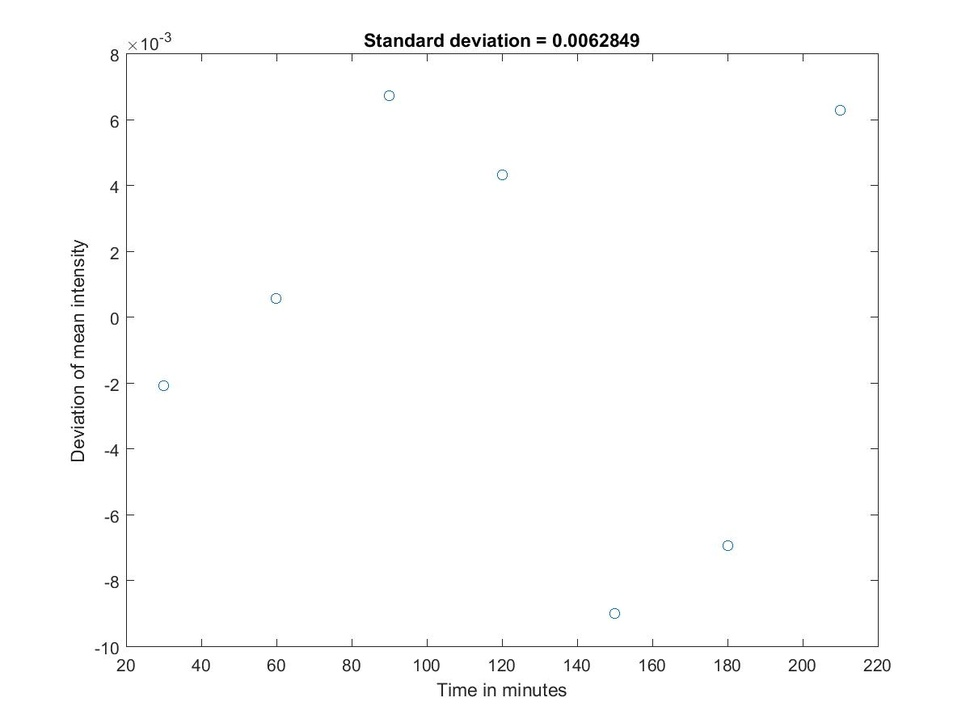
%> input picture 40x-dic-egfp-pc12-ngfxy01c2.tif.jpg, 970 x 727 px, shrunk from 1200 x 900 before the run
$ octave --eval "result = edgeTemp(rgb2gray(imread('40x-dic-egfp-pc12-ngfxy01c2.tif.jpg')));"   (GNU Octave 9; MATLAB toolbox functions it lacks are replaced by stand-ins)
%> lines starting %> are read from the running program, lines starting %| are printed output that depends on the picture; in (x1, y1, x2, y2) boxes, pixels count from 0 and x2, y2 are one past the last pixel; in counts of white or black regions, pixels touching at a corner belong together; the program's own positions count from 1
% Written by Aniket Ravan
% Github link: https://github.com/AniketRavan/IISER-Pune
% Last modified: 4/7/16
% Edge Detection using Standard deviation filter
function [imrgb,bw] = edgeTemp(im)
win = 7; %Size of window
stdim = stdfilt(im,ones(win,win));
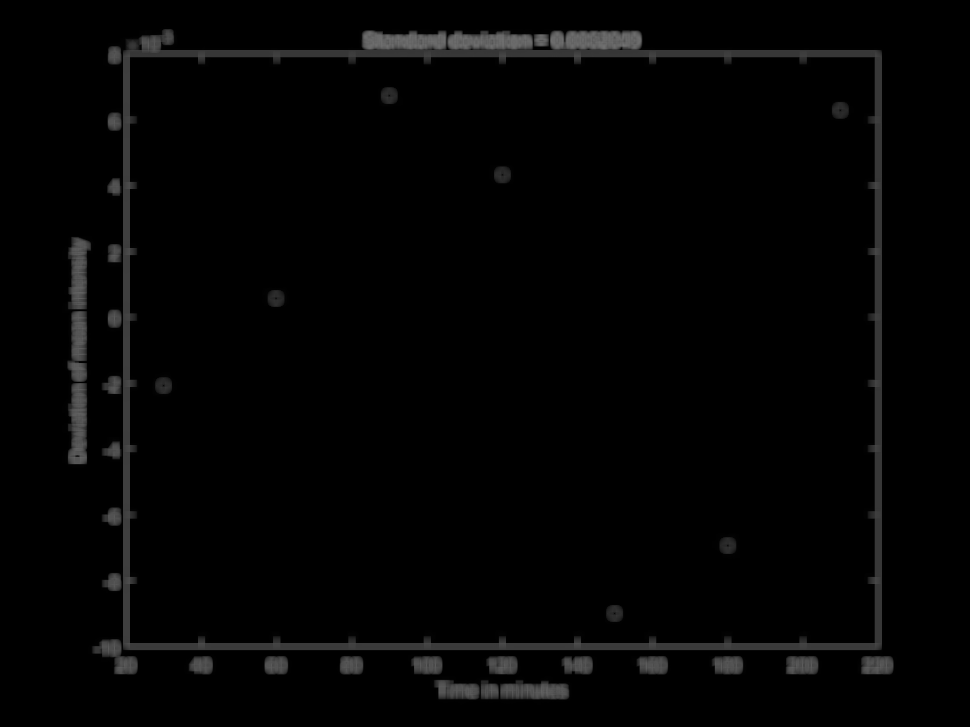
%> stdim: size 727x970 double; min 0, max 113.3, mean 3.9
stdim = mat2gray(stdim);
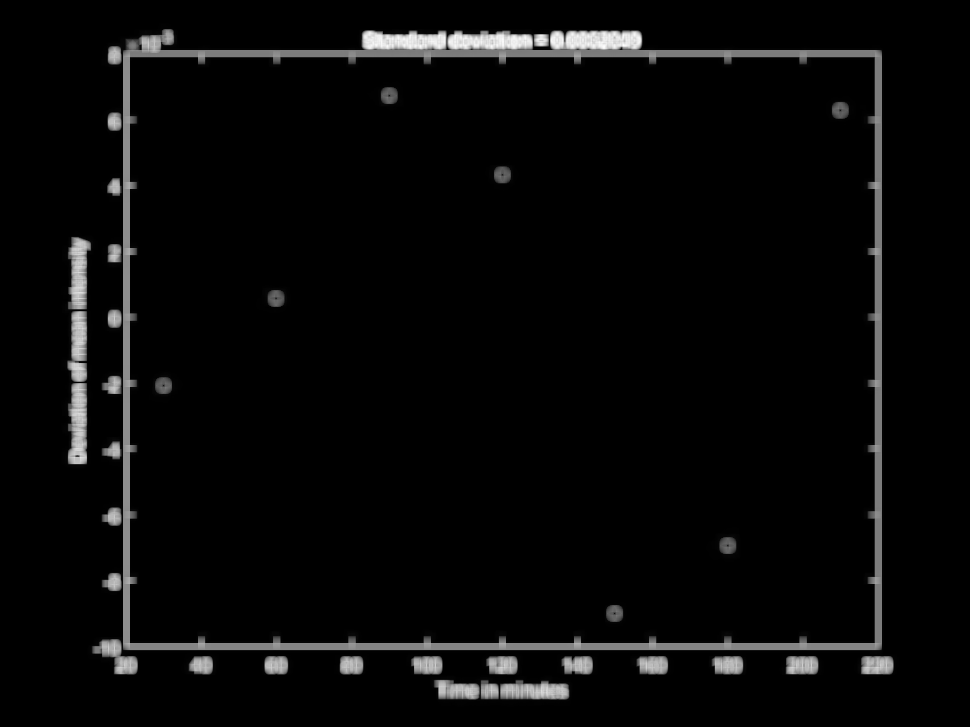
%> stdim: size 727x970 double; min 0, max 1, mean 0.0345
thresh = graythresh(stdim);
%> thresh = 0.286
bw = im2bw(stdim,thresh);
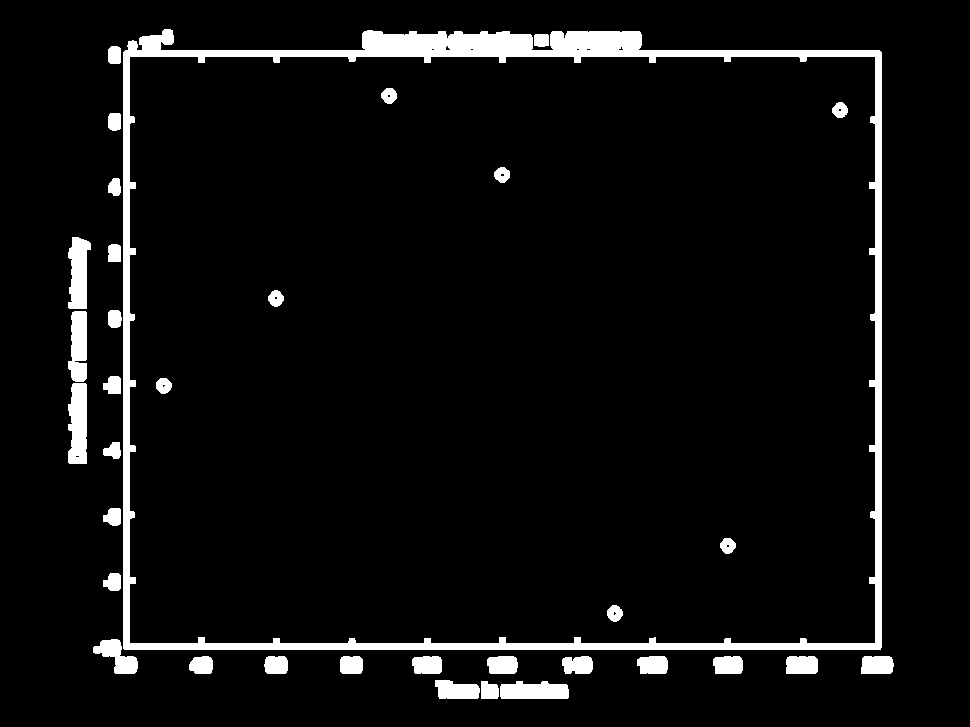
%> bw: size 727x970 logical; 5.7% white; 35 white regions, largest, box (x1, y1, x2, y2) and area: (123, 29, 882, 650) 25316, (68, 383, 87, 464) 1358, (68, 237, 91, 309) 1211
bw = imfill(bw,'holes');
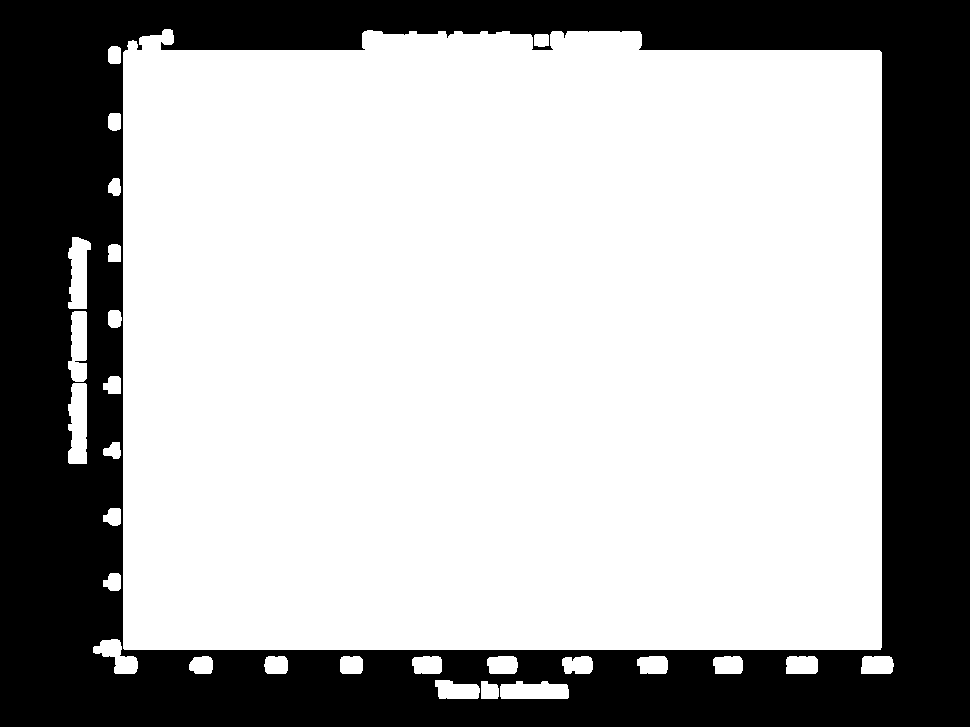
%> bw: size 727x970 logical; 67.2% white; 1 black region, box (x1, y1, x2, y2) and area: (0, 0, 970, 727) 231082
perim = bwperim(bw);
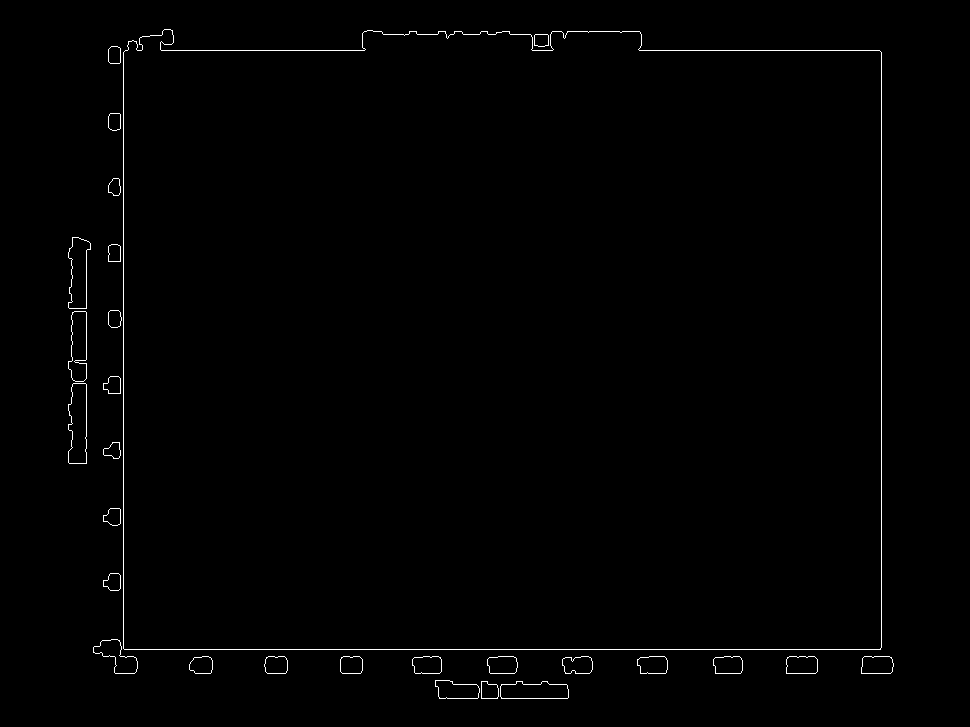
%> perim: size 727x970 logical; 0.75% white in thin lines or dots, all inside (x1, y1, x2, y2) = (68, 29, 894, 699)
imrgb = repmat(im,[1,1,3]);
[i,j] = find(perim == 1);
%> i = 5273 values from 30 to 699; j = 5273 values from 69 to 894
for l = 1:length(i)
    imrgb(i(l),j(l),1) = 1; % Overlaying red colored edge over original image
end
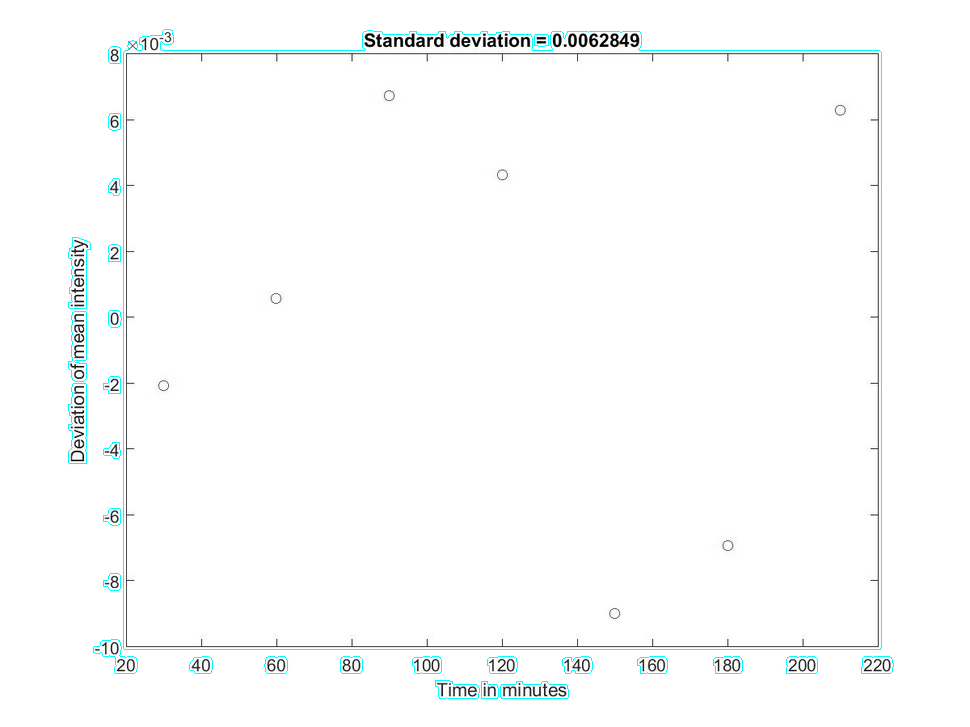
%> imrgb: size 727x970x3 uint8; mean R, G, B 250.7, 252.5, 252.5
